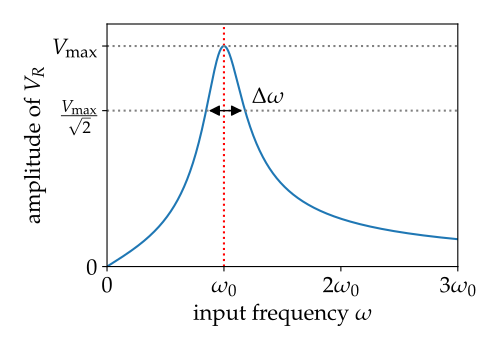

This chart was generated by the following Python code:
# coding: utf-8
import matplotlib as mpl
import matplotlib.pyplot as plt
import numpy as np

mpl.rc('font', family='Palatino', size=16)
mpl.rc('text', usetex=True)

Vs = 1.
R = 1. 
L = 9.
C = 1.
Q = 1/R * np.sqrt(L/C)

w0 = np.sqrt(1/(L*C))
dw = 1e-3 * w0
w  = np.arange(dw, 3*w0+dw, dw)
Z  = np.sqrt(R**2 + (w*L - 1/(w*C))**2)
ampl = Vs*R / Z

# Max amplitude and amplitude at FWHM power
Vmax = Vs*R
Vhmx = Vmax / np.sqrt(2)

# Frequencies of FWHM (below and above w0):
idx = np.argmin(np.abs(w - w0))
i = np.argmin(np.abs(ampl[w < w0] - Vhmx))
j = np.argmin(np.abs(ampl[w > w0] - Vhmx)) + idx
print(idx, w[idx], w[idx]/w0)
print(i, j, w[i]/w0, w[j]/w0)
print(Q, w0 / (w[j] - w[i]))

fig, ax = plt.subplots(1,1, figsize=(5,3.5), sharex=True, tight_layout=True)
ax.plot(w/w0, ampl)
ax.set(xlim=(0, w[-1]/w0),
       xticks=(0, 1, 2, 3),
       xticklabels=('$0$', r'$\omega_0$', r'$2\omega_0$', r'$3\omega_0$'),
       xlabel=r'input frequency $\omega$',
       yticks=(0, Vhmx, Vmax),
       yticklabels=('$0$', r'$\frac{V_\mathrm{max}}{\sqrt{2}}$', r'$V_\mathrm{max}$'),
       ylabel=r'amplitude of $V_R$',
       ylim=(0, 1.1*Vmax)
       )
ax.axvline(1, color='red', ls=':')
ax.axhline(Vmax, color='gray', ls=':')
ax.axhline(Vhmx, color='gray', ls=':')

ax.annotate('', 
            xy=(w[i]/w0, Vhmx), xytext=(w[j]/w0, Vhmx),
            arrowprops=dict(arrowstyle='<|-|>', fc='black'),
            color='red')

ax.text(1.05*w[j]/w0, 1.05*Vhmx, r'$\Delta\omega$')
fig.savefig('qfactor.pdf')

plt.show()
